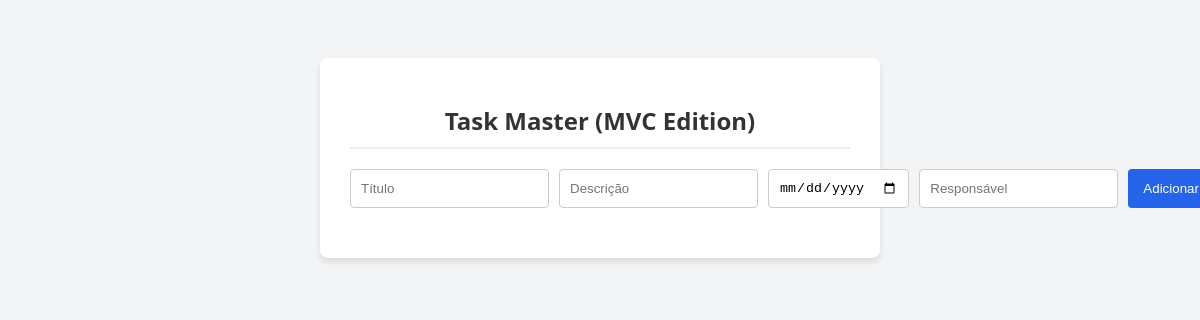
The app's page /, older data.
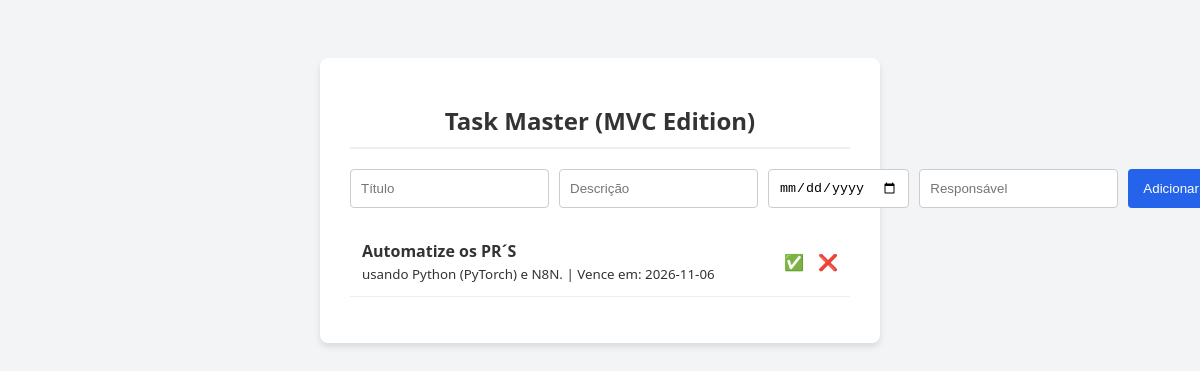
The same page, newer data.
### tables this page shows
CREATE TABLE tasks (
    id INTEGER PRIMARY KEY AUTOINCREMENT,
    title TEXT NOT NULL,
    description TEXT,
    due_date TEXT NOT NULL,
    assignee TEXT NOT NULL,
    done INTEGER DEFAULT 0
);

### src/Controller/TaskController.php (called while the page is built, shortened)
<?php
class TaskController {
    private $model;
    public function __construct(PDO $pdo) {
        $this->model = new Task($pdo);
    }
    public function index($error = null) {
        $tasks = $this->model->getAll();
        require __DIR__ . '/../View/list.php';
    }
}
?>

### src/Model/Task.php (called while the page is built, shortened)
<?php
class Task {
    private $pdo;
    public function __construct(PDO $pdo) {
        $this->pdo = $pdo;
    }
    public function getAll() {
        $stmt = $this->pdo->query("SELECT * FROM tasks ORDER BY id DESC");
        return $stmt->fetchAll(PDO::FETCH_ASSOC);
    }
}
?>

### src/View/list.php (the view, shortened to what this page needs)
<!DOCTYPE html>
<html lang="pt-BR">
<head>
</head>
<body>
<div class="container">
    <h1>Task Master (MVC Edition)</h1>
    <form method="POST" action="index.php?action=create" class="form-group">
        <input type="text" name="title" placeholder="Título" required>
        <input type="text" name="description" placeholder="Descrição">
        <input type="date" name="due_date" required>
        <input type="text" name="assignee" placeholder="Responsável" required>
        <button type="submit">Adicionar</button>
    </form>
    <ul>
        <?php foreach ($tasks as $task): ?>
            <li class="<?php echo $task['done'] ? 'done' : ''; ?>">
                <div>
                    <strong><?php echo htmlspecialchars($task['title']); ?></strong><br>
                    <small><?php echo htmlspecialchars($task['description'] ?? ''); ?> | Vence em: <?php echo htmlspecialchars($task['due_date'] ?? ''); ?></small>
                </div>
                <div class="actions">
                    <?php if (!$task['done']): ?>
                        <a href="index.php?action=complete&id=<?php echo $task['id']; ?>">✅</a>
                    <?php endif; ?>
                    <a href="index.php?action=delete&id=<?php echo $task['id']; ?>">❌</a>
                </div>
            </li>
        <?php endforeach; ?>
    </ul>
</div>
</body>
</html>

### index.php (shortened to what this page needs)
<?php
spl_autoload_register(function ($class) {
    $dirs = ['Model', 'Controller', 'View'];
    foreach ($dirs as $dir) {
        $file = __DIR__ . "/src/$dir/$class.php";
    }
});
$pdo = new PDO('sqlite:' . __DIR__ . '/tasks.sqlite');
$pdo->setAttribute(PDO::ATTR_ERRMODE, PDO::ERRMODE_EXCEPTION);
$controller = new TaskController($pdo);
$action = $_GET['action'] ?? 'index';
if (method_exists($controller, $action)) {
    $controller->$action();
} else {
    echo "Página não encontrada 404";
}
?>

### src/View/list.php (style rules this page uses)
body { font-family: 'Segoe UI', Tahoma, Geneva, Verdana, sans-serif; background-color: #f3f4f6; color: #333; display: flex; justify-content: center; padding-top: 50px; }
.container { background: #fff; padding: 30px; border-radius: 8px; box-shadow: 0 4px 6px rgba(0,0,0,0.1); width: 100%; max-width: 500px; }
h1 { font-size: 1.5rem; text-align: center; border-bottom: 2px solid #eee; padding-bottom: 10px; }
.form-group { display: flex; gap: 10px; margin-top: 20px; margin-bottom: 20px; }
input[type="text"], input[type="date"] { flex: 1; padding: 10px; border: 1px solid #ccc; border-radius: 4px; }
button { background: #2563eb; color: white; border: none; padding: 10px 15px; border-radius: 4px; cursor: pointer; }
ul { list-style: none; padding: 0; }
li { display: flex; justify-content: space-between; align-items: center; padding: 12px; border-bottom: 1px solid #eee; }
.actions a { text-decoration: none; margin-left: 10px; cursor: pointer; }

Row changes from the older to the newer data that the page shows:
added tasks: title "Automatize os PR´S", description "usando Python (PyTorch) e N8N.", due_date "2026-11-06"
